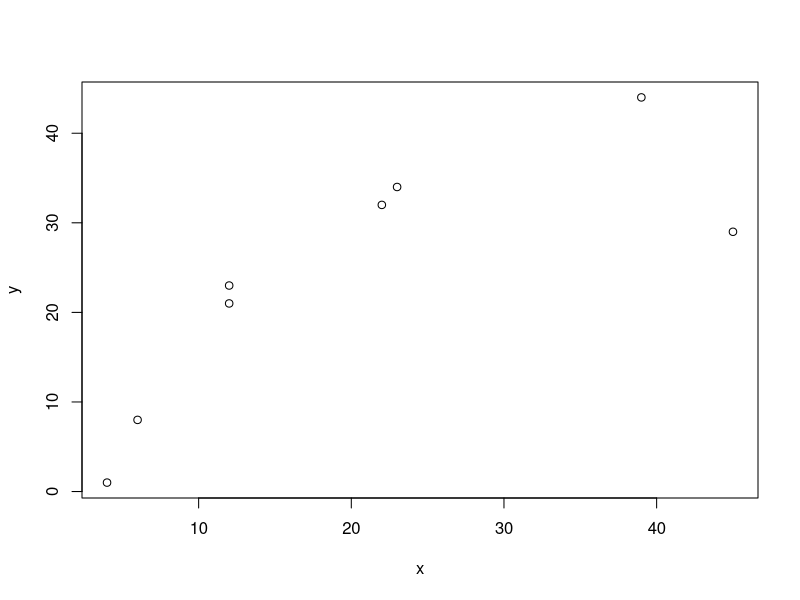
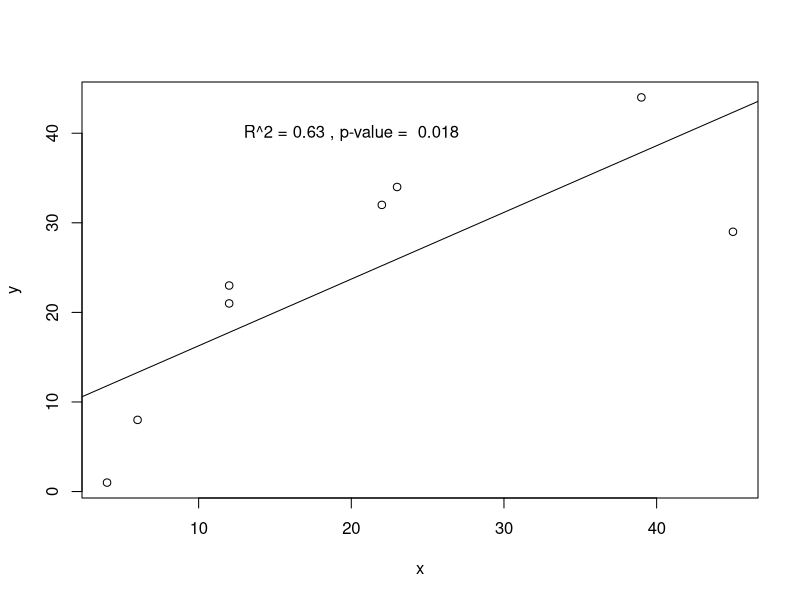

Generate these figures, in order, with R:
# Creating a Plot with two vectors
# Sept 7th

# First let's create vectors
x <- c(4, 6, 39, 23, 12, 45, 12, 22)
y <- c(1, 8, 44, 34, 23, 29, 21, 32)

# What did we make?
x

#what's the first observation in x
x[1]

#third ?
x[3]


#fifth in y?
y[5]

plot(x, y)

#if y is a function of x, y=f(x) or y ~x

plot(y~x)

# Let's create a best fit line -- using a linear model

mymodel <- lm(y~x)

# Let's extract the coefficients. 
coef(mymodel)

summary(mymodel)

(rsq <- round(summary(mymodel)$r.squared, 2))

summary(mymodel)$fstatistic

as.vector(summary(mymodel)$fstatistic)
(pvalue <- round(pf(10.31, 1, 6, lower.tail=F), 3))

# Below doesn't work, I don't know why!
# pf(as.vector(summary(mymodel)$fstatistic), lower.tail=F)
# Now let's plot them
abline(coef(mymodel))

# Add text of results
text(20, 40, paste("R^2 =", rsq, ", p-value = ", pvalue))
